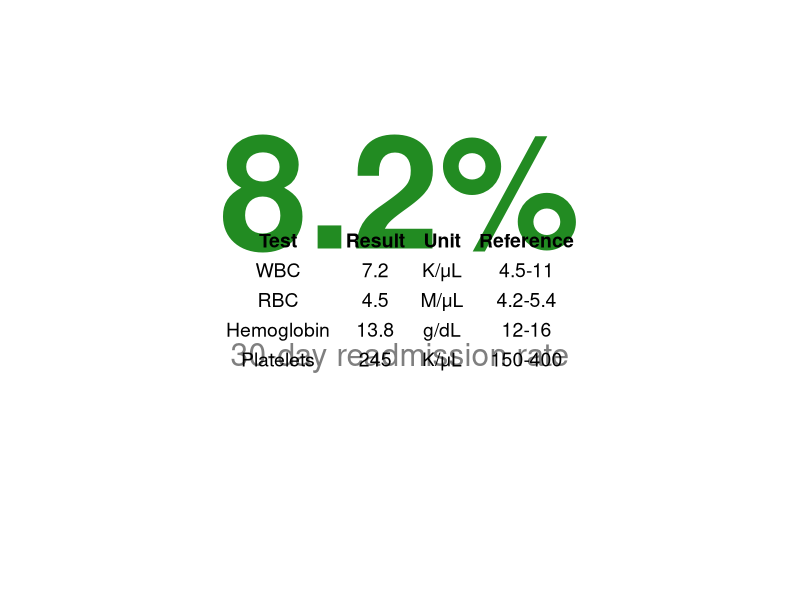
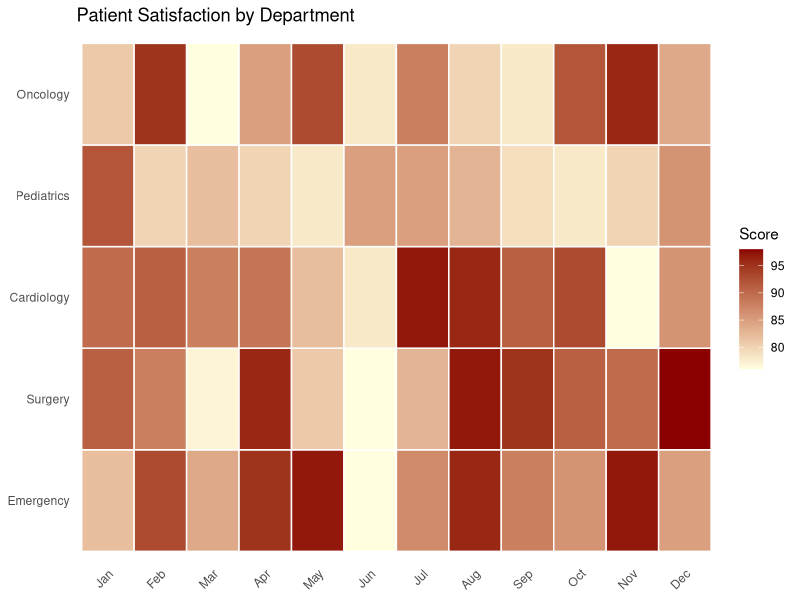
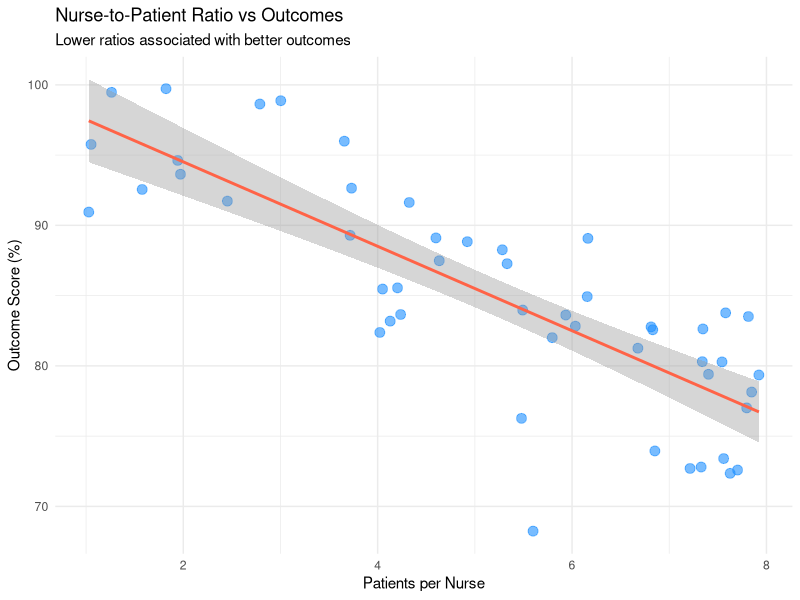
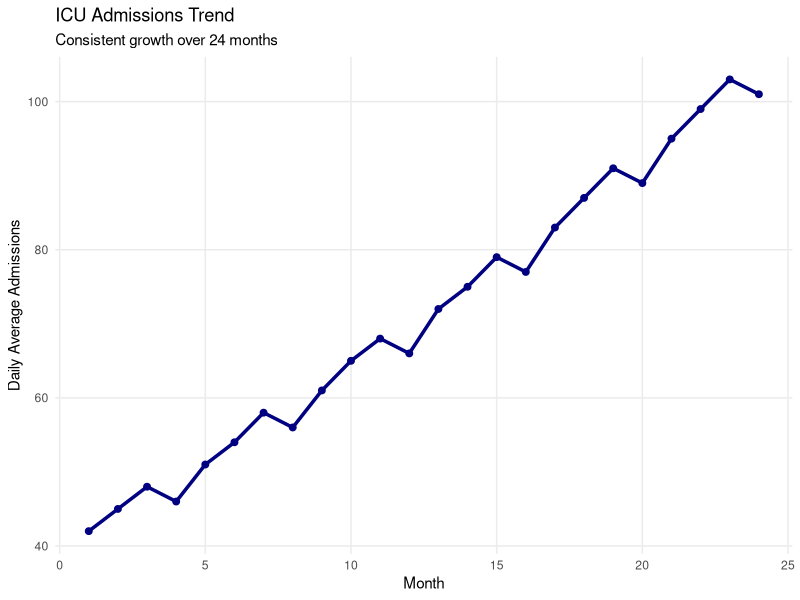
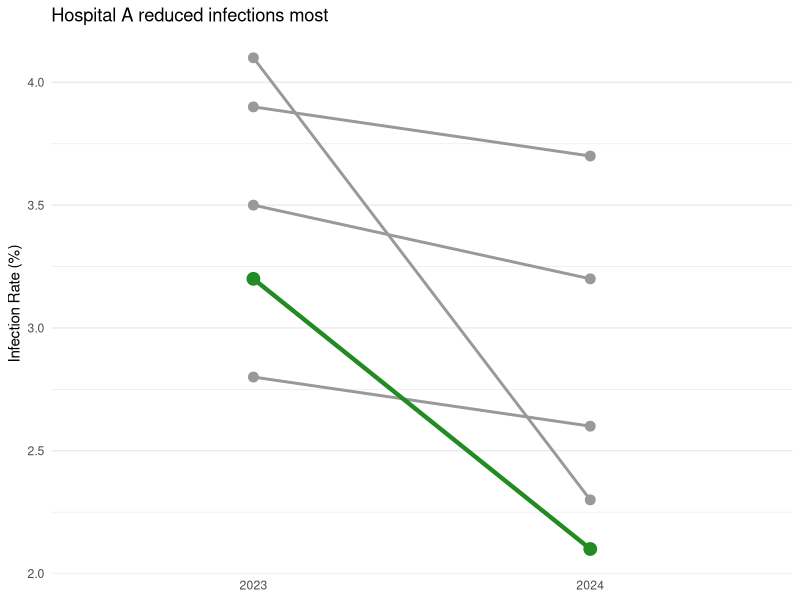
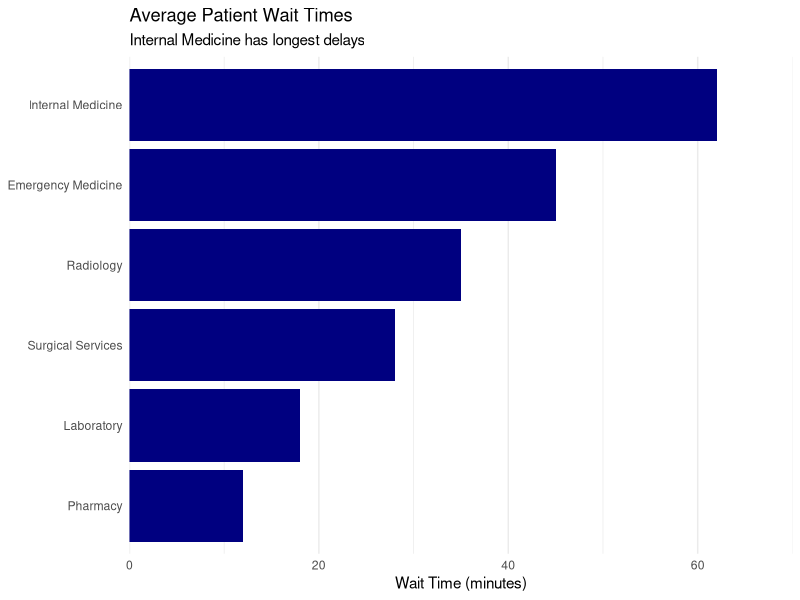
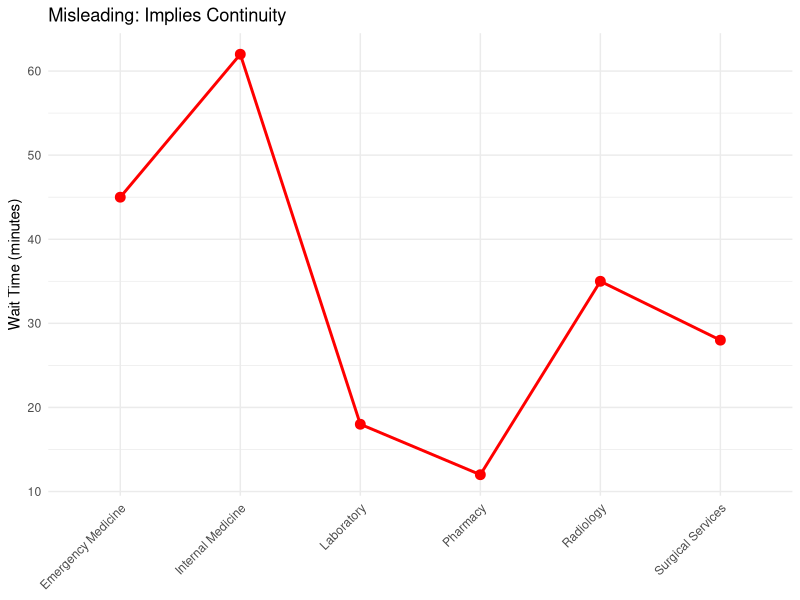
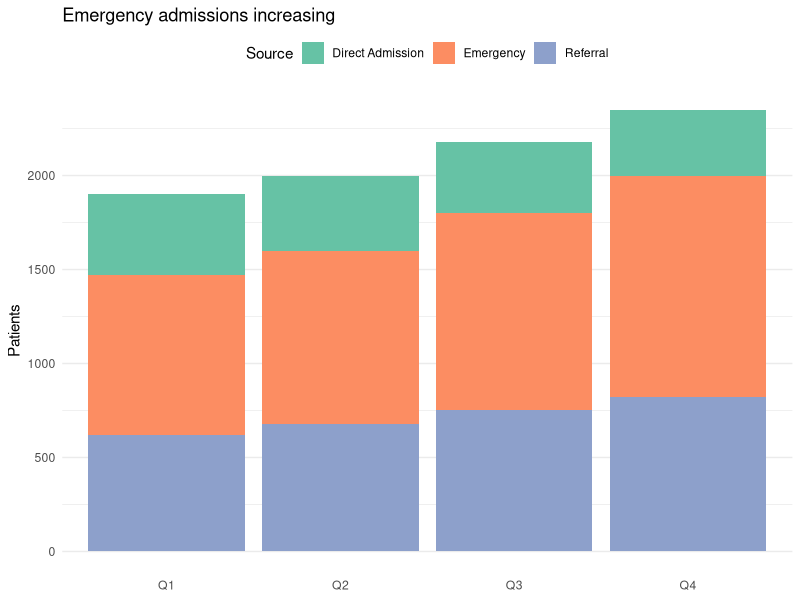

Write the R code that produced these figures, in order.
## ---- chunk 1
# Load required libraries
library(tidyverse)
library(gridExtra)
library(grid)
library(ggplot2)
## ---- chunk 2

#| echo: true
#| code-fold: true
#| fig-align: center
#| fig-width: 10
#| fig-height: 6

# Required: ggplot2

readmission_rate <- 8.2

ggplot() +
  annotate("text", x = 0.5, y = 0.7, 
           label = "8.2%", size = 40, 
           fontface = "bold", color = "forestgreen") +
  annotate("text", x = 0.5, y = 0.4, 
           label = "30-day readmission rate", 
           size = 8, color = "gray50") +
  theme_void() +
  coord_cartesian(xlim = c(0, 1), ylim = c(0, 1))
## ---- chunk 3
#| code-fold: true
#| fig-width: 10
#| fig-height: 6

# Required: gridExtra, grid

lab_results <- data.frame(
  Test = c("WBC", "RBC", "Hemoglobin", "Platelets"),
  Result = c("7.2", "4.5", "13.8", "245"),
  Unit = c("K/μL", "M/μL", "g/dL", "K/μL"),
  Reference = c("4.5-11", "4.2-5.4", "12-16", "150-400")
)

table_grob <- tableGrob(lab_results, rows = NULL,
  theme = ttheme_minimal(base_size = 14,
    core = list(fg_params = list(col = "black")),
    colhead = list(fg_params = list(col = "black", fontface = "bold"))))

grid.draw(table_grob)
## ---- chunk 4
#| code-fold: true
#| fig-width: 10
#| fig-height: 6

# Required: tidyverse

set.seed(123)
hospital_metrics <- expand.grid(
  Month = month.abb[1:12],
  Department = c("Emergency", "Surgery", "Cardiology", "Pediatrics", "Oncology")
)
hospital_metrics$PatientSatisfaction <- round(runif(60, 75, 98))
hospital_metrics$Month <- factor(hospital_metrics$Month, levels = month.abb[1:12])

ggplot(hospital_metrics, aes(x = Month, y = Department, fill = PatientSatisfaction)) +
  geom_tile(color = "white", size = 0.5) +
  scale_fill_gradient(low = "lightyellow", high = "darkred", name = "Score") +
  labs(title = "Patient Satisfaction by Department", x = NULL, y = NULL) +
  theme_minimal() +
  theme(axis.text.x = element_text(angle = 45, hjust = 1), panel.grid = element_blank())
## ---- chunk 5
#| code-fold: true
#| fig-width: 10
#| fig-height: 6

# Required: ggplot2

set.seed(42)
clinical_data <- data.frame(
  nurse_ratio = runif(50, 1, 8),
  patient_outcomes = runif(50, 60, 95)
)

clinical_data$patient_outcomes <- 100 - 3 * clinical_data$nurse_ratio + rnorm(50, 0, 5)

ggplot(clinical_data, aes(x = nurse_ratio, y = patient_outcomes)) +
  geom_point(color = "dodgerblue", size = 3, alpha = 0.6) +
  geom_smooth(method = "lm", se = TRUE, color = "tomato") +
  labs(title = "Nurse-to-Patient Ratio vs Outcomes",
       subtitle = "Lower ratios associated with better outcomes",
       x = "Patients per Nurse", y = "Outcome Score (%)") +
  theme_minimal()
## ---- chunk 6
#| code-fold: true
#| fig-width: 10
#| fig-height: 6

# Required: ggplot2

icu_admissions <- data.frame(
  month = 1:24,
  admissions = c(42, 45, 48, 46, 51, 54, 58, 56, 61, 65, 68, 66,
                 72, 75, 79, 77, 83, 87, 91, 89, 95, 99, 103, 101)
)

ggplot(icu_admissions, aes(x = month, y = admissions)) +
  geom_line(color = "navy", size = 1.2) +
  geom_point(color = "navy", size = 2) +
  labs(title = "ICU Admissions Trend",
       subtitle = "Consistent growth over 24 months",
       x = "Month", y = "Daily Average Admissions") +
  theme_minimal() +
  theme(panel.grid.minor = element_blank())
## ---- chunk 7
#| code-fold: true
#| fig-width: 10
#| fig-height: 6
#| warning: false

# Required: tidyverse

infection_rates <- data.frame(
  hospital = c("Hospital A", "Hospital B", "Hospital C", "Hospital D", "Hospital E"),
  rate_2023 = c(3.2, 4.1, 2.8, 3.9, 3.5),
  rate_2024 = c(2.1, 2.3, 2.6, 3.7, 3.2)
)

infection_long <- infection_rates |> 
  pivot_longer(cols = starts_with("rate"), names_to = "year", values_to = "rate") |>
  mutate(year = ifelse(year == "rate_2023", "2023", "2024"))

ggplot(infection_long, aes(x = year, y = rate, group = hospital)) +
  geom_line(color = "gray60", size = 1) +
  geom_point(color = "gray60", size = 3) +
  geom_line(data = infection_long |> filter(hospital == "Hospital A"),
            color = "forestgreen", size = 1.5) +
  geom_point(data = infection_long |> filter(hospital == "Hospital A"),
             color = "forestgreen", size = 4) +
  labs(title = "Hospital A reduced infections most", x = NULL, y = "Infection Rate (%)") +
  theme_minimal() +
  theme(panel.grid.major.x = element_blank())
## ---- chunk 8
#| code-fold: true
#| fig-width: 10
#| fig-height: 6

# Required: ggplot2

departments <- data.frame(
  dept = c("Emergency Medicine", "Surgical Services", "Internal Medicine", 
           "Radiology", "Laboratory", "Pharmacy"),
  wait_time = c(45, 28, 62, 35, 18, 12)
)

ggplot(departments, aes(x = wait_time, y = reorder(dept, wait_time))) +
  geom_col(fill = "navy") +
  labs(title = "Average Patient Wait Times",
       subtitle = "Internal Medicine has longest delays",
       x = "Wait Time (minutes)", y = NULL) +
  scale_x_continuous(expand = c(0, 0), limits = c(0, 70)) +
  theme_minimal() +
  theme(panel.grid.major.y = element_blank())
## ---- chunk 9
#| include: false
# Create data for both category comparison slides
departments_cat <- data.frame(
  dept = c("Emergency Medicine", "Surgical Services", "Internal Medicine", 
           "Radiology", "Laboratory", "Pharmacy"),
  wait_time = c(45, 28, 62, 35, 18, 12)
)
## ---- chunk 10
#| code-fold: true
#| fig-width: 10
#| fig-height: 6

# Required: ggplot2

ggplot(departments_cat, aes(x = dept, y = wait_time, group = 1)) +
  geom_line(color = "red", size = 1) +
  geom_point(color = "red", size = 3) +
  labs(title = "Misleading: Implies Continuity",
       x = NULL, y = "Wait Time (minutes)") +
  theme_minimal() +
  theme(axis.text.x = element_text(angle = 45, hjust = 1))
## ---- chunk 11
#| code-fold: true
#| fig-width: 10
#| fig-height: 6

# Required: ggplot2

patient_sources <- data.frame(
  quarter = rep(c("Q1", "Q2", "Q3", "Q4"), each = 3),
  source = rep(c("Emergency", "Referral", "Direct Admission"), 4),
  patients = c(850, 620, 430, 920, 680, 400, 1050, 750, 380, 1180, 820, 350)
)

patient_sources$quarter <- factor(patient_sources$quarter, levels = c("Q1", "Q2", "Q3", "Q4"))

ggplot(patient_sources, aes(x = quarter, y = patients, fill = source)) +
  geom_col() +
  scale_fill_brewer(palette = "Set2") +
  labs(title = "Emergency admissions increasing",
       x = NULL, y = "Patients", fill = "Source") +
  theme_minimal() +
  theme(panel.grid.major.x = element_blank(), legend.position = "top")
## ---- chunk 12
#| include: false
# Create data for Y-axis comparison slides
vaccination_rates <- data.frame(
  hospital = c("Hospital A", "Hospital B", "Hospital C", "Hospital D"),
  rate = c(94, 96, 93, 97)
)
## ---- chunk 13
#| code-fold: true
#| fig-width: 10
#| fig-height: 6

# Required: ggplot2

ggplot(vaccination_rates, aes(x = hospital, y = rate)) +
  geom_col(fill = "coral") +
  coord_cartesian(ylim = c(90, 100)) +
  labs(title = "Misleading: Exaggerates Differences",
       x = NULL, y = "Vaccination Rate (%)") +
  theme_minimal()
## ---- chunk 14
#| code-fold: true
#| fig-width: 10
#| fig-height: 6

# Required: ggplot2

ggplot(vaccination_rates, aes(x = hospital, y = rate)) +
  geom_col(fill = "steelblue") +
  scale_y_continuous(expand = c(0, 0), limits = c(0, 100)) +
  labs(title = "Honest: All Hospitals Performing Well",
       subtitle = "All above 93% vaccination rate",
       x = NULL, y = "Vaccination Rate (%)") +
  theme_minimal() +
  theme(panel.grid.major.x = element_blank())
## ---- chunk 15
#| include: false
# Create data for pie vs bar comparison slides
diagnosis_data <- data.frame(
  diagnosis = c("Cardiovascular", "Respiratory", "Diabetes", "Infectious", "Other"),
  patients = c(285, 218, 165, 142, 190)
)
## ---- chunk 16
#| code-fold: true
#| fig-width: 10
#| fig-height: 6

# Required: ggplot2

ggplot(diagnosis_data, aes(x = "", y = patients, fill = diagnosis)) +
  geom_bar(stat = "identity", width = 1) +
  coord_polar("y") +
  labs(title = "Hard to Compare", fill = NULL) +
  theme_void() +
  theme(legend.position = "right")
## ---- chunk 17
#| code-fold: true
#| fig-width: 10
#| fig-height: 6

# Required: ggplot2

ggplot(diagnosis_data, aes(x = patients, y = reorder(diagnosis, patients))) +
  geom_col(fill = "navy") +
  labs(title = "Primary Diagnoses",
       subtitle = "Cardiovascular leads with 285 patients",
       x = "Number of Patients", y = NULL) +
  scale_x_continuous(expand = c(0, 0), limits = c(0, 300)) +
  theme_minimal() +
  theme(panel.grid.major.y = element_blank())
## ---- chunk 18
#| include: false
# Create data for decluttering comparison slides
treatment_response <- data.frame(
  quarter = paste0("Q", 1:4),
  treatment_a = c(72, 76, 74, 82),
  treatment_b = c(65, 68, 70, 73)
) |>
  pivot_longer(cols = c(treatment_a, treatment_b), 
               names_to = "treatment", values_to = "response")

treatment_response$treatment <- ifelse(treatment_response$treatment == "treatment_a", 
                                       "Treatment A", "Treatment B")
## ---- chunk 19
#| code-fold: true
#| fig-width: 10
#| fig-height: 6

# Required: tidyverse

ggplot(treatment_response, aes(x = quarter, y = response, 
                               color = treatment, group = treatment)) +
  geom_line(size = 1) +
  geom_point(size = 3) +
  labs(title = "Treatment Response Rates",
       x = "Quarter", y = "Response Rate (%)", color = "Treatment") +
  theme_gray()
## ---- chunk 20
#| code-fold: true
#| fig-width: 10
#| fig-height: 6
#| warning: false

# Required: tidyverse

ggplot(treatment_response, aes(x = quarter, y = response, 
                               color = treatment, group = treatment)) +
  geom_line(size = 1.2) +
  scale_color_manual(values = c("navy", "gray60")) +
  labs(title = "Treatment A shows Q4 improvement", x = NULL, y = "Response Rate (%)") +
  theme_minimal() +
  theme(legend.position = "none", panel.grid = element_blank()) +
  annotate("text", x = 4.2, y = 82, label = "Treatment A", 
           hjust = 0, color = "navy", fontface = "bold") +
  annotate("text", x = 4.2, y = 73, label = "Treatment B", 
           hjust = 0, color = "gray60") +
  coord_cartesian(clip = "off") +
  theme(plot.margin = margin(5, 40, 5, 5))
## ---- chunk 21
#| include: false
# Create data for preattentive attributes comparison slides
clinical_quality <- data.frame(
  metric = c("Medication Safety", "Fall Prevention", "Infection Control", 
             "Pain Management", "Discharge Planning", "Documentation"),
  score = c(94, 88, 76, 92, 89, 91)
)
## ---- chunk 22
#| code-fold: true
#| fig-width: 10
#| fig-height: 6

# Required: ggplot2

ggplot(clinical_quality, aes(x = score, y = reorder(metric, score))) +
  geom_col(fill = "gray60") +
  labs(title = "Clinical Quality Metrics", x = "Score (%)", y = NULL) +
  theme_minimal() +
  theme(panel.grid.major.y = element_blank())
## ---- chunk 23
#| code-fold: true
#| fig-width: 10
#| fig-height: 6

# Required: ggplot2

ggplot(clinical_quality, 
       aes(x = score, y = reorder(metric, score), fill = metric == "Infection Control")) +
  geom_col() +
  scale_fill_manual(values = c("gray80", "tomato"), guide = "none") +
  labs(title = "Infection Control Needs Improvement",
       subtitle = "Only metric below 80%",
       x = "Score (%)", y = NULL) +
  theme_minimal() +
  theme(panel.grid.major.y = element_blank())
## ---- chunk 24
#| include: false
# Create data for gray and bold comparison slides
hospital_los <- data.frame(
  specialty = c("Cardiology", "Orthopedics", "Neurology", 
                "General Surgery", "Pediatrics"),
  los = c(4.2, 5.8, 6.5, 4.8, 3.2),
  target = 5.0
)
## ---- chunk 25
#| code-fold: true
#| fig-width: 10
#| fig-height: 6

# Required: ggplot2

ggplot(hospital_los, aes(x = los, y = reorder(specialty, los), fill = specialty)) +
  geom_col() +
  geom_vline(xintercept = 5.0, linetype = "dashed", color = "black", size = 1) +
  scale_fill_brewer(palette = "Set1") +
  labs(title = "Length of Stay by Specialty",
       x = "Length of Stay (days)", y = NULL) +
  theme_minimal() +
  theme(legend.position = "none", panel.grid.major.y = element_blank())
## ---- chunk 26
#| code-fold: true
#| fig-width: 10
#| fig-height: 6

# Required: ggplot2

ggplot(hospital_los, 
       aes(x = los, y = reorder(specialty, los), fill = los > target)) +
  geom_col() +
  geom_vline(xintercept = 5.0, color = "gray40", linetype = "dashed") +
  scale_fill_manual(values = c("gray80", "tomato"), guide = "none") +
  labs(title = "Two specialties exceed target length of stay",
       subtitle = "Target: 5.0 days",
       x = "Length of Stay (days)", y = NULL) +
  theme_minimal() +
  theme(panel.grid.major.y = element_blank())
## ---- chunk 27
#| include: false
# Create data for design comparison slides
mortality_data <- data.frame(
  year = 2019:2024,
  observed = c(2.8, 2.6, 2.5, 2.7, 2.2, 2.0),
  expected = c(2.5, 2.5, 2.5, 2.5, 2.5, 2.5)
)
## ---- chunk 28
#| code-fold: true
#| fig-width: 10
#| fig-height: 6

# Required: ggplot2

ggplot(mortality_data) +
  geom_line(aes(x = year, y = observed), color = "blue", size = 1) +
  geom_line(aes(x = year, y = expected), color = "red", size = 1) +
  geom_point(aes(x = year, y = observed), color = "blue", size = 2) +
  geom_point(aes(x = year, y = expected), color = "red", size = 2) +
  labs(title = "MORTALITY DATA ANALYSIS") +
  theme_minimal() +
  theme(plot.title = element_text(hjust = 0.5, size = 16))
## ---- chunk 29
#| code-fold: true
#| fig-width: 10
#| fig-height: 6

# Required: ggplot2

ggplot(mortality_data) +
  geom_line(aes(x = year, y = observed), color = "navy", size = 1.2) +
  geom_line(aes(x = year, y = expected), color = "gray60", size = 1) +
  labs(title = "Mortality rate improving beyond expected",
       subtitle = "Dark: observed, Gray: expected",
       x = NULL, y = "Mortality Rate (%)") +
  theme_minimal() +
  theme(plot.title = element_text(face = "bold", hjust = 0),
        plot.subtitle = element_text(color = "gray30", hjust = 0),
        panel.grid.minor = element_blank())
## ---- chunk 30
#| include: false
# Create data for storytelling comparison slides
er_visits <- data.frame(
  month = factor(month.abb[1:12], levels = month.abb),
  visits = c(850, 820, 880, 920, 1420, 1680, 1850, 1720, 
             1520, 1180, 950, 900)
)
## ---- chunk 31
#| code-fold: true
#| fig-width: 10
#| fig-height: 6

# Required: ggplot2

ggplot(er_visits, aes(x = month, y = visits)) +
  geom_line(group = 1, color = "gray50", size = 1) +
  geom_point(color = "gray50", size = 3) +
  labs(title = "Monthly Emergency Room Visits",
       x = NULL, y = "Daily ER Visits") +
  theme_minimal() +
  theme(panel.grid.major.x = element_blank())
## ---- chunk 32
#| code-fold: true
#| fig-width: 10
#| fig-height: 6

# Required: ggplot2

ggplot(er_visits, aes(x = month, y = visits)) +
  geom_line(group = 1, color = "gray60", size = 1) +
  geom_point(aes(color = month %in% c("May", "Jun", "Jul", "Aug")), size = 3) +
  scale_color_manual(values = c("gray60", "tomato"), guide = "none") +
  labs(title = "Summer flu season drives 2x ER visits",
       subtitle = "Peak in July requires surge staffing",
       x = NULL, y = "Daily ER Visits") +
  theme_minimal() +
  theme(plot.title = element_text(face = "bold"),
        panel.grid.major.x = element_blank())
## ---- chunk 33
#| include: false
# Create data for final transformation slides
interventions <- data.frame(
  intervention = c("Telemedicine", "Care Coordination", "Patient Education", 
                   "Medication Review", "Standard Care"),
  q1 = c(12, 14, 18, 15, 22),
  q2 = c(10, 13, 17, 14, 21),
  q3 = c(9, 12, 16, 13, 20),
  q4 = c(7, 11, 15, 12, 19)
) |>
  pivot_longer(cols = q1:q4, names_to = "quarter", values_to = "readmissions")

interventions$quarter <- factor(interventions$quarter, 
                                 levels = c("q1", "q2", "q3", "q4"),
                                 labels = c("Q1", "Q2", "Q3", "Q4"))
## ---- chunk 34
#| code-fold: true
#| fig-width: 10
#| fig-height: 6
#| warning: false

# Required: tidyverse

ggplot(interventions, 
       aes(x = quarter, y = readmissions, color = intervention, group = intervention)) +
  geom_line() +
  geom_point() +
  labs(title = "Readmission Rates by Intervention") +
  theme_gray()
## ---- chunk 35
#| code-fold: true
#| fig-width: 10
#| fig-height: 6
#| warning: false

# Required: tidyverse

tele <- interventions |>  filter(intervention == "Telemedicine")
other <- interventions |>  filter(intervention != "Telemedicine")

ggplot() +
  geom_line(data = other, aes(x = quarter, y = readmissions, group = intervention),
            color = "gray80", size = 0.8) +
  geom_line(data = tele, aes(x = quarter, y = readmissions),
            color = "forestgreen", size = 1.5) +
  geom_point(data = tele, aes(x = quarter, y = readmissions),
             color = "forestgreen", size = 3) +
  labs(title = "Telemedicine cuts readmissions by 42%",
       subtitle = "Others show modest gains while telemedicine drops from 12% to 7%",
       x = NULL, y = "30-Day Readmission Rate (%)") +
  theme_minimal() +
  theme(plot.title = element_text(face = "bold"),
        panel.grid.minor = element_blank(),
        panel.grid.major.x = element_blank())
